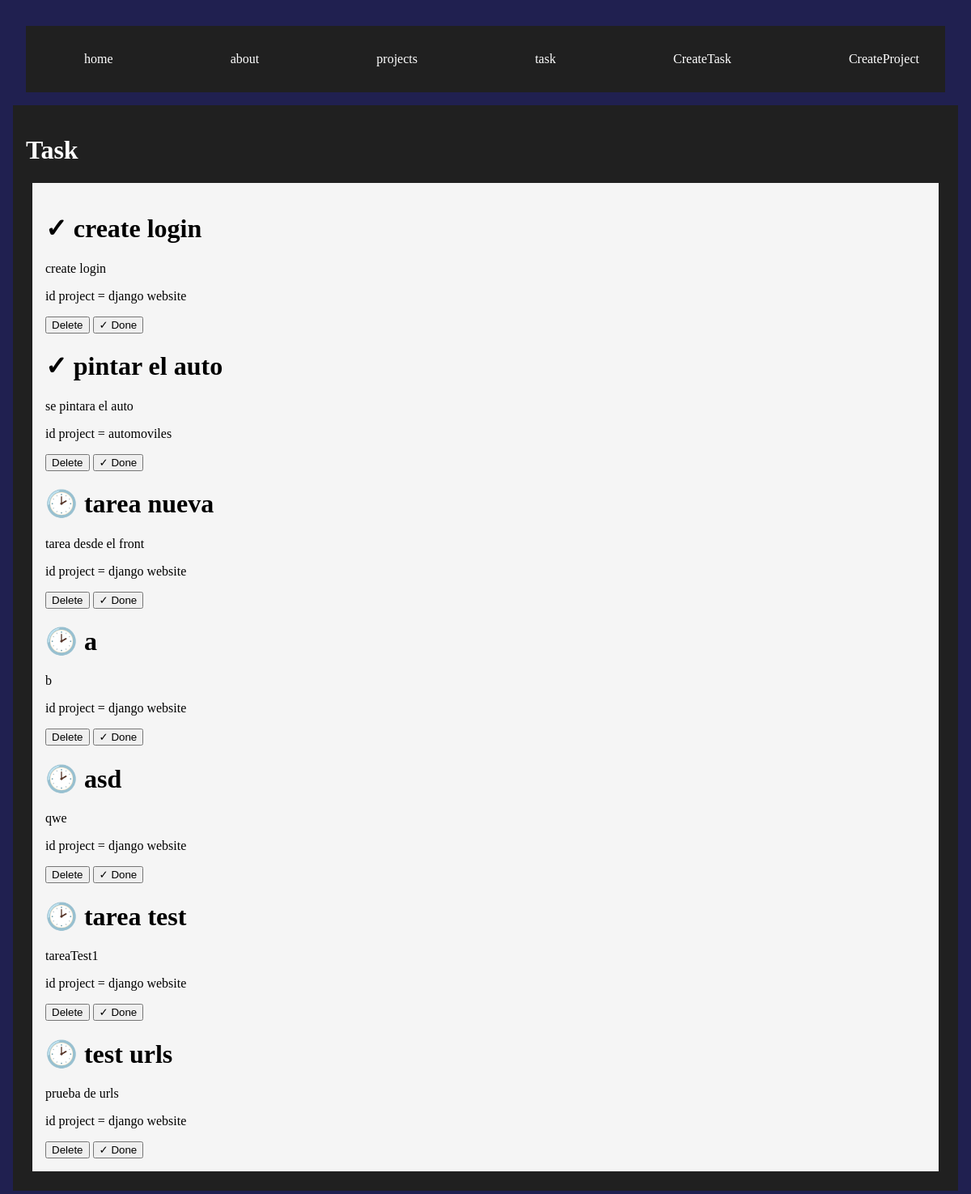
Page /task/ on the committed database.
### myApp/models.py (models this page shows, shortened)
class Task(models.Model):
    title = models.CharField(max_length=200)
    description = models.TextField()
    project = models.ForeignKey(Projects, on_delete=models.CASCADE)
    Done = models.BooleanField(default=False)

class Projects(models.Model ):
    name = models.CharField(max_length=200)
    def __str__(self):
        return self.name

### myApp/views.py (the view)
def task(request):
    task = Task.objects.all()
    return render(request, 'tasks/task.html',{
        'tasks':task
    })

### myApp/templates/tasks/task.html
{% extends 'layout/base.html' %}
{% block content %}
<h1>Task</h1>
<div class="card">
    {%for task in tasks%}
        <h1> {%if task.Done == False%}🕑 {%else%}✓ {%endif%} {{task.title}}</h1>
        <p>{{task.description}}</p>
        <p>id project = {{task.project}}</p>
        <button>
            Delete
        </button>
        <button>
            ✓ Done
        </button>
    {% endfor %}
</div>
{% endblock content %}

### myApp/templates/layout/base.html (shortened to what this page needs)
{% load static %}
<!DOCTYPE html>
<html lang="en">
<head>
    <link rel="stylesheet" href="{% static 'styles/main.css' %}">
</head>
<body>
<nav class="navbar">
    <ul>
        <li>
            <a href="{% url 'index' %}">home</a>
        </li>
        <li>
            <a href="{% url 'about' %}">about</a>
        </li>
        <li>
            <a href="{% url 'projects' %}">projects</a>
        </li>
        <li>
            <a href="{% url 'task' %}">task</a>
        </li>
        <li>
            <a href="{% url 'createTask' %}">CreateTask</a>
        </li>
        <li>
            <a href="{% url 'CreateProject' %}">CreateProject</a>
        </li>
    </ul>
</nav>
<main class="container">
    {% block content %}
    {% endblock content %}
</main>
</body>
</html>

### myApp/static/styles/main.css (style rules this page uses)
body { background: #202050; color: white; padding: .5rem; }
.navbar { background: #202020; margin: 1rem; padding: 1rem; }
.navbar ul li a { color: white; text-decoration: none; padding: 1rem; }
.navbar ul li { list-style: none; }
.navbar ul { display: flex; justify-content: space-between; }
.container { max-width: 1200px; margin: auto; background: #202020; padding: 1rem; }
.card { background: whitesmoke; padding: 1rem; margin: .5rem; color: black; }

### rows in the picture
Task: title "create login", description "create login", project "django website"
Task: title "pintar el auto", description "se pintara el auto", project "automoviles"
Task: title "tarea nueva", description "tarea desde el front", project "django website"
Task: title "a", description "b", project "django website"
Task: title "asd", description "qwe", project "django website"
Task: title "tarea test", description "tareaTest1", project "django website"
Task: title "test urls", description "prueba de urls", project "django website"
